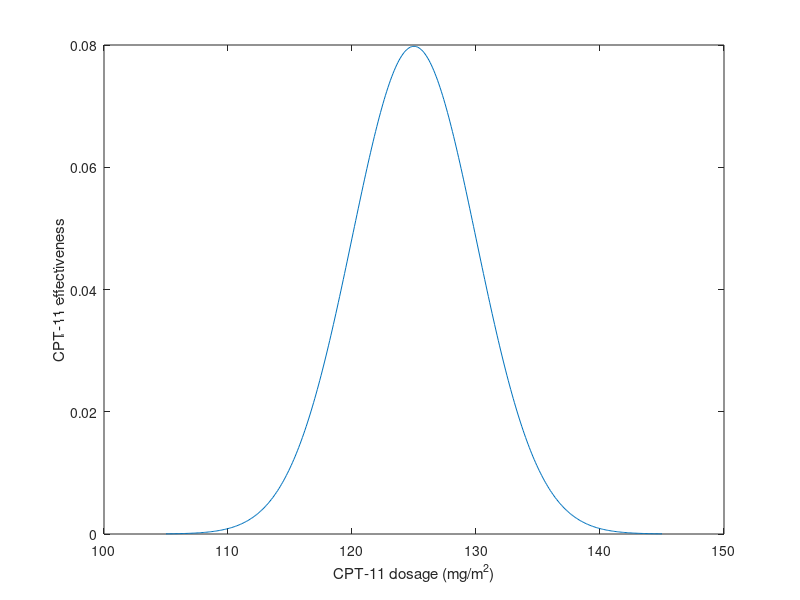

Here is the MATLAB script that generated this plot:
function punchline_graph
clf;
x = [105:.1:145];
norm = normpdf(x,125,5);
plot(x,norm)
xlabel ('CPT-11 dosage (mg/m^2)')
ylabel ('CPT-11 effectiveness')
end
